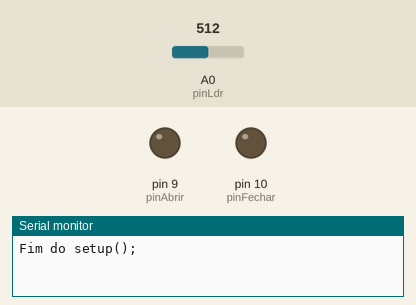
Simulated run of this sketch. Board: Arduino Uno, built with avr-gcc and run on an emulated ATmega328P. Parts: output pins drawn as LEDs (lit = HIGH), the last lines printed to the serial monitor. The test bench sets the inputs (shaded band); at power-on: A0 (pinLdr) = 512.

Above: at 1.2 s.
1.3 s: A0 (pinLdr) set to 241
2.8 s: A0 (pinLdr) set to 208
At 3.3 s:
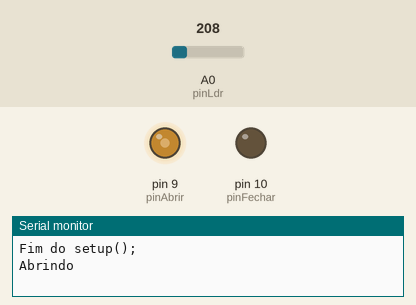
Timing chart, 0 to 7.3 s (numbered marks = the images above; inputs shaded):
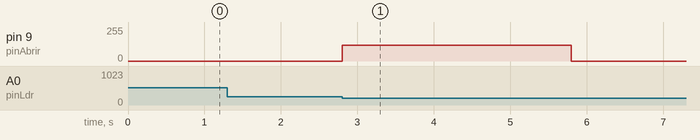

Measured:
- the behaviour switches between 223 and 222 on A0 (pinLdr) (found by bisection; images 0 and 1)
- after the input at 1.3 s, every drawn part: stays the same
- after the input at 2.8 s, pin 9 (pinAbrir): 0/255 → 120/255 at once, → 0/255 3.0 s later

The sketch:

Q0983_Sketch.ino
```cpp
/*
*  AUTOR:    BrincandoComIdeias
*  APRENDA:  https://cursodearduino.net/
*  SKETCH:   Controle Motor por LDR
*  DATA:     30/01/23
*/

// DEFINIÇÕES DE PINOS
#define pinLdr A0
#define pinAbrir 9
#define pinFechar 10

// DEFINIÇÕES
#define tempo 3000
#define luzAbrir 800
#define luzFechar 500

#define ABERTA true
#define FECHADA false

// VARIÁVEIS GLOBAIS
bool persiana = FECHADA;

void setup() {
  Serial.begin(9600);

  // CONFIGURAÇÃO DOS PINOS
  pinMode(pinLdr, INPUT);

  pinMode(pinAbrir, OUTPUT);
  pinMode(pinFechar, OUTPUT);

  // CONFIRMA O MOTOR PARADO
  digitalWrite(pinAbrir, LOW);
  digitalWrite(pinFechar, LOW);

  Serial.println("Fim do setup();");
}

void loop() {
  // LEITURA DO SENSOR
  int leitura = analogRead(pinLdr);

  // INVERTE A LÓGICA DO SENSOR ANALÓGICO
  leitura = map(leitura, 0 , 1023, 1023, 0);

  // EXIBE O VALOR DA LEITURA NO MONITOR SERIAL
  //Serial.println(leitura);

  if (persiana == FECHADA) {
    if (leitura > luzAbrir) {
      Serial.println("Abrindo");

      analogWrite(pinAbrir, 120);
      digitalWrite(pinFechar, LOW);
      delay(tempo);

      digitalWrite(pinAbrir, LOW);
      digitalWrite(pinFechar, LOW);
      delay(tempo);

      persiana = ABERTA;
    }
  }

  if (persiana == ABERTA) {
    if (leitura < luzFechar) {
      Serial.println("Fechando");

      digitalWrite(pinAbrir, LOW);
      analogWrite(pinFechar, 120);
      delay(tempo);

      digitalWrite(pinAbrir, LOW);
      digitalWrite(pinFechar, LOW);
      delay(tempo);

      persiana = FECHADA;
    }
  }
}
```
